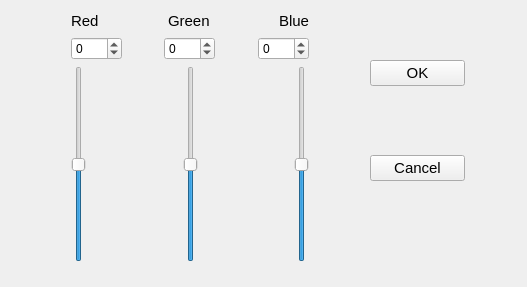
<?xml version="1.0" encoding="UTF-8"?>
<ui version="4.0">
 <class>RGB_Controller</class>
 <widget class="QWidget" name="RGB_Controller">
  <property name="geometry">
   <rect>
    <x>0</x>
    <y>0</y>
    <width>527</width>
    <height>287</height>
   </rect>
  </property>
  <property name="minimumSize">
   <size>
    <width>527</width>
    <height>287</height>
   </size>
  </property>
  <property name="maximumSize">
   <size>
    <width>527</width>
    <height>287</height>
   </size>
  </property>
  <property name="windowTitle">
   <string>RGB Controller</string>
  </property>
  <property name="windowIcon">
   <iconset resource="icons.qrc">
    <normaloff>:/new/prefix1/Icon/RGB.png</normaloff>:/new/prefix1/Icon/RGB.png</iconset>
  </property>
  <widget class="QWidget" name="layoutWidget">
   <property name="geometry">
    <rect>
     <x>71</x>
     <y>11</y>
     <width>238</width>
     <height>251</height>
    </rect>
   </property>
   <layout class="QVBoxLayout" name="verticalLayout">
    <item>
     <layout class="QHBoxLayout" name="horizontalLayout">
      <item>
       <widget class="QLabel" name="Red_Label">
        <property name="font">
         <font>
          <family>Arial</family>
          <pointsize>11</pointsize>
         </font>
        </property>
        <property name="text">
         <string>Red</string>
        </property>
       </widget>
      </item>
      <item>
       <spacer name="horizontalSpacer">
        <property name="orientation">
         <enum>Qt::Horizontal</enum>
        </property>
        <property name="sizeHint" stdset="0">
         <size>
          <width>40</width>
          <height>20</height>
         </size>
        </property>
       </spacer>
      </item>
      <item>
       <widget class="QLabel" name="Green_Label">
        <property name="font">
         <font>
          <family>Arial</family>
          <pointsize>11</pointsize>
         </font>
        </property>
        <property name="text">
         <string>Green</string>
        </property>
       </widget>
      </item>
      <item>
       <spacer name="horizontalSpacer_2">
        <property name="orientation">
         <enum>Qt::Horizontal</enum>
        </property>
        <property name="sizeHint" stdset="0">
         <size>
          <width>40</width>
          <height>20</height>
         </size>
        </property>
       </spacer>
      </item>
      <item>
       <widget class="QLabel" name="Blue_Label">
        <property name="font">
         <font>
          <family>Arial</family>
          <pointsize>11</pointsize>
         </font>
        </property>
        <property name="text">
         <string>Blue</string>
        </property>
       </widget>
      </item>
     </layout>
    </item>
    <item>
     <layout class="QHBoxLayout" name="horizontalLayout_2">
      <item>
       <widget class="QSpinBox" name="Red_spinBox">
        <property name="font">
         <font>
          <family>Arial</family>
         </font>
        </property>
        <property name="minimum">
         <number>-100</number>
        </property>
        <property name="maximum">
         <number>100</number>
        </property>
       </widget>
      </item>
      <item>
       <spacer name="horizontalSpacer_3">
        <property name="orientation">
         <enum>Qt::Horizontal</enum>
        </property>
        <property name="sizeHint" stdset="0">
         <size>
          <width>40</width>
          <height>20</height>
         </size>
        </property>
       </spacer>
      </item>
      <item>
       <widget class="QSpinBox" name="Green_spinBox">
        <property name="font">
         <font>
          <family>Arial</family>
         </font>
        </property>
        <property name="minimum">
         <number>-100</number>
        </property>
        <property name="maximum">
         <number>100</number>
        </property>
       </widget>
      </item>
      <item>
       <spacer name="horizontalSpacer_4">
        <property name="orientation">
         <enum>Qt::Horizontal</enum>
        </property>
        <property name="sizeHint" stdset="0">
         <size>
          <width>40</width>
          <height>20</height>
         </size>
        </property>
       </spacer>
      </item>
      <item>
       <widget class="QSpinBox" name="Blue_spinBox">
        <property name="font">
         <font>
          <family>Arial</family>
         </font>
        </property>
        <property name="minimum">
         <number>-100</number>
        </property>
        <property name="maximum">
         <number>100</number>
        </property>
       </widget>
      </item>
     </layout>
    </item>
    <item>
     <layout class="QHBoxLayout" name="horizontalLayout_3">
      <item>
       <widget class="QSlider" name="Red_verticalSlider">
        <property name="minimum">
         <number>-100</number>
        </property>
        <property name="maximum">
         <number>100</number>
        </property>
        <property name="orientation">
         <enum>Qt::Vertical</enum>
        </property>
       </widget>
      </item>
      <item>
       <spacer name="horizontalSpacer_5">
        <property name="orientation">
         <enum>Qt::Horizontal</enum>
        </property>
        <property name="sizeHint" stdset="0">
         <size>
          <width>40</width>
          <height>20</height>
         </size>
        </property>
       </spacer>
      </item>
      <item>
       <widget class="QSlider" name="Green_verticalSlider">
        <property name="minimum">
         <number>-100</number>
        </property>
        <property name="maximum">
         <number>100</number>
        </property>
        <property name="orientation">
         <enum>Qt::Vertical</enum>
        </property>
       </widget>
      </item>
      <item>
       <spacer name="horizontalSpacer_6">
        <property name="orientation">
         <enum>Qt::Horizontal</enum>
        </property>
        <property name="sizeHint" stdset="0">
         <size>
          <width>40</width>
          <height>20</height>
         </size>
        </property>
       </spacer>
      </item>
      <item>
       <widget class="QSlider" name="Blue_verticalSlider">
        <property name="minimum">
         <number>-100</number>
        </property>
        <property name="maximum">
         <number>100</number>
        </property>
        <property name="orientation">
         <enum>Qt::Vertical</enum>
        </property>
       </widget>
      </item>
     </layout>
    </item>
   </layout>
  </widget>
  <widget class="QWidget" name="layoutWidget">
   <property name="geometry">
    <rect>
     <x>370</x>
     <y>60</y>
     <width>95</width>
     <height>121</height>
    </rect>
   </property>
   <layout class="QVBoxLayout" name="verticalLayout_2">
    <item>
     <widget class="QPushButton" name="OK">
      <property name="font">
       <font>
        <family>Arial</family>
        <pointsize>11</pointsize>
       </font>
      </property>
      <property name="text">
       <string>OK</string>
      </property>
     </widget>
    </item>
    <item>
     <spacer name="verticalSpacer">
      <property name="orientation">
       <enum>Qt::Vertical</enum>
      </property>
      <property name="sizeHint" stdset="0">
       <size>
        <width>20</width>
        <height>40</height>
       </size>
      </property>
     </spacer>
    </item>
    <item>
     <widget class="QPushButton" name="Cancel">
      <property name="font">
       <font>
        <family>Arial</family>
        <pointsize>11</pointsize>
       </font>
      </property>
      <property name="text">
       <string>Cancel</string>
      </property>
     </widget>
    </item>
   </layout>
  </widget>
 </widget>
 <resources>
  <include location="icons.qrc"/>
 </resources>
 <connections>
  <connection>
   <sender>Red_verticalSlider</sender>
   <signal>valueChanged(int)</signal>
   <receiver>Red_spinBox</receiver>
   <slot>setValue(int)</slot>
   <hints>
    <hint type="sourcelabel">
     <x>94</x>
     <y>169</y>
    </hint>
    <hint type="destinationlabel">
     <x>107</x>
     <y>56</y>
    </hint>
   </hints>
  </connection>
  <connection>
   <sender>Red_spinBox</sender>
   <signal>valueChanged(int)</signal>
   <receiver>Red_verticalSlider</receiver>
   <slot>setValue(int)</slot>
   <hints>
    <hint type="sourcelabel">
     <x>77</x>
     <y>56</y>
    </hint>
    <hint type="destinationlabel">
     <x>80</x>
     <y>138</y>
    </hint>
   </hints>
  </connection>
  <connection>
   <sender>Green_verticalSlider</sender>
   <signal>valueChanged(int)</signal>
   <receiver>Green_spinBox</receiver>
   <slot>setValue(int)</slot>
   <hints>
    <hint type="sourcelabel">
     <x>186</x>
     <y>82</y>
    </hint>
    <hint type="destinationlabel">
     <x>191</x>
     <y>58</y>
    </hint>
   </hints>
  </connection>
  <connection>
   <sender>Green_spinBox</sender>
   <signal>valueChanged(int)</signal>
   <receiver>Green_verticalSlider</receiver>
   <slot>setValue(int)</slot>
   <hints>
    <hint type="sourcelabel">
     <x>169</x>
     <y>53</y>
    </hint>
    <hint type="destinationlabel">
     <x>195</x>
     <y>144</y>
    </hint>
   </hints>
  </connection>
  <connection>
   <sender>Blue_verticalSlider</sender>
   <signal>valueChanged(int)</signal>
   <receiver>Blue_spinBox</receiver>
   <slot>setValue(int)</slot>
   <hints>
    <hint type="sourcelabel">
     <x>298</x>
     <y>85</y>
    </hint>
    <hint type="destinationlabel">
     <x>293</x>
     <y>63</y>
    </hint>
   </hints>
  </connection>
  <connection>
   <sender>Blue_spinBox</sender>
   <signal>valueChanged(int)</signal>
   <receiver>Blue_verticalSlider</receiver>
   <slot>setValue(int)</slot>
   <hints>
    <hint type="sourcelabel">
     <x>261</x>
     <y>55</y>
    </hint>
    <hint type="destinationlabel">
     <x>288</x>
     <y>119</y>
    </hint>
   </hints>
  </connection>
 </connections>
</ui>
